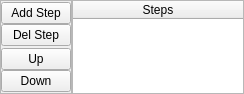
<?xml version="1.0" encoding="UTF-8"?>
<ui version="4.0">
 <class>stepTree</class>
 <widget class="QWidget" name="stepTree">
  <property name="geometry">
   <rect>
    <x>0</x>
    <y>0</y>
    <width>244</width>
    <height>94</height>
   </rect>
  </property>
  <property name="windowTitle">
   <string>Steps</string>
  </property>
  <layout class="QGridLayout" name="gridLayout">
   <property name="margin">
    <number>0</number>
   </property>
   <property name="spacing">
    <number>0</number>
   </property>
   <item row="0" column="0">
    <widget class="QFrame" name="qfSteps">
     <property name="frameShape">
      <enum>QFrame::StyledPanel</enum>
     </property>
     <layout class="QVBoxLayout" name="vlTaskBtns">
      <property name="spacing">
       <number>0</number>
      </property>
      <property name="margin">
       <number>0</number>
      </property>
      <item>
       <spacer name="verticalSpacer">
        <property name="orientation">
         <enum>Qt::Vertical</enum>
        </property>
        <property name="sizeHint" stdset="0">
         <size>
          <width>20</width>
          <height>20</height>
         </size>
        </property>
       </spacer>
      </item>
      <item>
       <widget class="QPushButton" name="bAddStep">
        <property name="minimumSize">
         <size>
          <width>0</width>
          <height>0</height>
         </size>
        </property>
        <property name="maximumSize">
         <size>
          <width>70</width>
          <height>22</height>
         </size>
        </property>
        <property name="text">
         <string>Add Step</string>
        </property>
       </widget>
      </item>
      <item>
       <widget class="QPushButton" name="bDelStep">
        <property name="minimumSize">
         <size>
          <width>0</width>
          <height>0</height>
         </size>
        </property>
        <property name="maximumSize">
         <size>
          <width>70</width>
          <height>22</height>
         </size>
        </property>
        <property name="text">
         <string>Del Step</string>
        </property>
       </widget>
      </item>
      <item>
       <spacer name="verticalSpacer_11">
        <property name="orientation">
         <enum>Qt::Vertical</enum>
        </property>
        <property name="sizeType">
         <enum>QSizePolicy::Expanding</enum>
        </property>
        <property name="sizeHint" stdset="0">
         <size>
          <width>20</width>
          <height>20</height>
         </size>
        </property>
       </spacer>
      </item>
      <item>
       <widget class="QPushButton" name="bStepUp">
        <property name="minimumSize">
         <size>
          <width>0</width>
          <height>0</height>
         </size>
        </property>
        <property name="maximumSize">
         <size>
          <width>70</width>
          <height>22</height>
         </size>
        </property>
        <property name="text">
         <string>Up</string>
        </property>
       </widget>
      </item>
      <item>
       <widget class="QPushButton" name="bStepDn">
        <property name="minimumSize">
         <size>
          <width>0</width>
          <height>0</height>
         </size>
        </property>
        <property name="maximumSize">
         <size>
          <width>70</width>
          <height>22</height>
         </size>
        </property>
        <property name="text">
         <string>Down</string>
        </property>
       </widget>
      </item>
      <item>
       <spacer name="verticalSpacer_2">
        <property name="orientation">
         <enum>Qt::Vertical</enum>
        </property>
        <property name="sizeHint" stdset="0">
         <size>
          <width>20</width>
          <height>20</height>
         </size>
        </property>
       </spacer>
      </item>
     </layout>
    </widget>
   </item>
   <item row="0" column="1">
    <widget class="QTreeWidget" name="twSteps">
     <property name="minimumSize">
      <size>
       <width>0</width>
       <height>0</height>
      </size>
     </property>
     <property name="maximumSize">
      <size>
       <width>16777215</width>
       <height>16777215</height>
      </size>
     </property>
     <property name="alternatingRowColors">
      <bool>true</bool>
     </property>
     <property name="indentation">
      <number>2</number>
     </property>
     <attribute name="headerVisible">
      <bool>true</bool>
     </attribute>
     <column>
      <property name="text">
       <string notr="true">Steps</string>
      </property>
      <property name="textAlignment">
       <set>AlignHCenter|AlignVCenter|AlignCenter</set>
      </property>
     </column>
    </widget>
   </item>
  </layout>
 </widget>
 <resources/>
 <connections/>
</ui>
